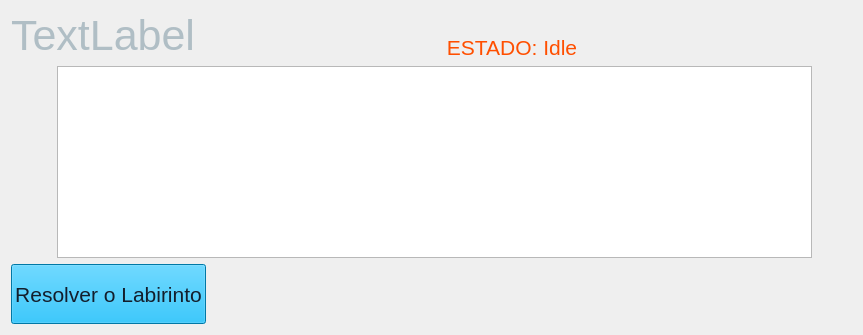
            <widget class="QWidget" name="pgLabViewProccess">
             <layout class="QGridLayout" name="gridLayout_8">
              <item row="1" column="3">
               <widget class="QLabel" name="lblStatus">
                <property name="palette">
                 <palette>
                  <active>
                   <colorrole role="WindowText">
                    <brush brushstyle="SolidPattern">
                     <color alpha="255">
                      <red>255</red>
                      <green>79</green>
                      <blue>0</blue>
                     </color>
                    </brush>
                   </colorrole>
                   <colorrole role="Text">
                    <brush brushstyle="SolidPattern">
                     <color alpha="255">
                      <red>255</red>
                      <green>79</green>
                      <blue>0</blue>
                     </color>
                    </brush>
                   </colorrole>
                   <colorrole role="BrightText">
                    <brush brushstyle="SolidPattern">
                     <color alpha="255">
                      <red>253</red>
                      <green>78</green>
                      <blue>0</blue>
                     </color>
                    </brush>
                   </colorrole>
                  </active>
                  <inactive>
                   <colorrole role="WindowText">
                    <brush brushstyle="SolidPattern">
                     <color alpha="255">
                      <red>255</red>
                      <green>79</green>
                      <blue>0</blue>
                     </color>
                    </brush>
                   </colorrole>
                   <colorrole role="Text">
                    <brush brushstyle="SolidPattern">
                     <color alpha="255">
                      <red>255</red>
                      <green>79</green>
                      <blue>0</blue>
                     </color>
                    </brush>
                   </colorrole>
                   <colorrole role="BrightText">
                    <brush brushstyle="SolidPattern">
                     <color alpha="255">
                      <red>253</red>
                      <green>78</green>
                      <blue>0</blue>
                     </color>
                    </brush>
                   </colorrole>
                  </inactive>
                  <disabled>
                   <colorrole role="BrightText">
                    <brush brushstyle="SolidPattern">
                     <color alpha="255">
                      <red>253</red>
                      <green>78</green>
                      <blue>0</blue>
                     </color>
                    </brush>
                   </colorrole>
                  </disabled>
                 </palette>
                </property>
                <property name="font">
                 <font>
                  <pointsize>16</pointsize>
                 </font>
                </property>
                <property name="text">
                 <string>ESTADO: Idle</string>
                </property>
                <property name="alignment">
                 <set>Qt::AlignmentFlag::AlignCenter</set>
                </property>
               </widget>
              </item>
              <item row="2" column="4">
               <spacer name="horizontalSpacer_5">
                <property name="orientation">
                 <enum>Qt::Orientation::Horizontal</enum>
                </property>
                <property name="sizeType">
                 <enum>QSizePolicy::Policy::Fixed</enum>
                </property>
                <property name="sizeHint" stdset="0">
                 <size>
                  <width>40</width>
                  <height>20</height>
                 </size>
                </property>
               </spacer>
              </item>
              <item row="3" column="3">
               <spacer name="horizontalSpacer_4">
                <property name="orientation">
                 <enum>Qt::Orientation::Horizontal</enum>
                </property>
                <property name="sizeType">
                 <enum>QSizePolicy::Policy::Minimum</enum>
                </property>
                <property name="sizeHint" stdset="0">
                 <size>
                  <width>600</width>
                  <height>20</height>
                 </size>
                </property>
               </spacer>
              </item>
              <item row="2" column="1" colspan="3">
               <widget class="mazeView" name="graphicsView"/>
              </item>
              <item row="2" column="0">
               <spacer name="horizontalSpacer_7">
                <property name="orientation">
                 <enum>Qt::Orientation::Horizontal</enum>
                </property>
                <property name="sizeType">
                 <enum>QSizePolicy::Policy::Fixed</enum>
                </property>
                <property name="sizeHint" stdset="0">
                 <size>
                  <width>40</width>
                  <height>20</height>
                 </size>
                </property>
               </spacer>
              </item>
              <item row="3" column="0" colspan="3">
               <widget class="QPushButton" name="btnSolveMaze">
                <property name="sizePolicy">
                 <sizepolicy hsizetype="MinimumExpanding" vsizetype="Fixed">
                  <horstretch>0</horstretch>
                  <verstretch>0</verstretch>
                 </sizepolicy>
                </property>
                <property name="minimumSize">
                 <size>
                  <width>0</width>
                  <height>60</height>
                 </size>
                </property>
                <property name="maximumSize">
                 <size>
                  <width>400</width>
                  <height>60</height>
                 </size>
                </property>
                <property name="palette">
                 <palette>
                  <active>
                   <colorrole role="WindowText">
                    <brush brushstyle="SolidPattern">
                     <color alpha="255">
                      <red>0</red>
                      <green>0</green>
                      <blue>0</blue>
                     </color>
                    </brush>
                   </colorrole>
                   <colorrole role="Button">
                    <brush brushstyle="SolidPattern">
                     <color alpha="255">
                      <red>0</red>
                      <green>168</green>
                      <blue>232</blue>
                     </color>
                    </brush>
                   </colorrole>
                   <colorrole role="Light">
                    <brush brushstyle="SolidPattern">
                     <color alpha="255">
                      <red>93</red>
                      <green>210</green>
                      <blue>255</blue>
                     </color>
                    </brush>
                   </colorrole>
                   <colorrole role="Midlight">
                    <brush brushstyle="SolidPattern">
                     <color alpha="255">
                      <red>46</red>
                      <green>189</green>
                      <blue>243</blue>
                     </color>
                    </brush>
                   </colorrole>
                   <colorrole role="Dark">
                    <brush brushstyle="SolidPattern">
                     <color alpha="255">
                      <red>0</red>
                      <green>84</green>
                      <blue>116</blue>
                     </color>
                    </brush>
                   </colorrole>
                   <colorrole role="Mid">
                    <brush brushstyle="SolidPattern">
                     <color alpha="255">
                      <red>0</red>
                      <green>112</green>
                      <blue>155</blue>
                     </color>
                    </brush>
                   </colorrole>
                   <colorrole role="Text">
                    <brush brushstyle="SolidPattern">
                     <color alpha="255">
                      <red>0</red>
                      <green>0</green>
                      <blue>0</blue>
                     </color>
                    </brush>
                   </colorrole>
                   <colorrole role="BrightText">
                    <brush brushstyle="SolidPattern">
                     <color alpha="255">
                      <red>255</red>
                      <green>255</green>
                      <blue>255</blue>
                     </color>
                    </brush>
                   </colorrole>
                   <colorrole role="ButtonText">
                    <brush brushstyle="SolidPattern">
                     <color alpha="255">
                      <red>19</red>
                      <green>30</green>
                      <blue>44</blue>
                     </color>
                    </brush>
                   </colorrole>
                   <colorrole role="Base">
                    <brush brushstyle="SolidPattern">
                     <color alpha="255">
                      <red>255</red>
                      <green>255</green>
                      <blue>255</blue>
                     </color>
                    </brush>
                   </colorrole>
                   <colorrole role="Window">
                    <brush brushstyle="SolidPattern">
                     <color alpha="255">
                      <red>0</red>
                      <green>168</green>
                      <blue>232</blue>
                     </color>
                    </brush>
                   </colorrole>
                   <colorrole role="Shadow">
                    <brush brushstyle="SolidPattern">
                     <color alpha="255">
                      <red>0</red>
                      <green>0</green>
                      <blue>0</blue>
                     </color>
                    </brush>
                   </colorrole>
                   <colorrole role="AlternateBase">
                    <brush brushstyle="SolidPattern">
                     <color alpha="255">
                      <red>127</red>
                      <green>211</green>
                      <blue>243</blue>
                     </color>
                    </brush>
                   </colorrole>
                   <colorrole role="ToolTipBase">
                    <brush brushstyle="SolidPattern">
                     <color alpha="255">
                      <red>255</red>
                      <green>255</green>
                      <blue>220</blue>
                     </color>
                    </brush>
                   </colorrole>
                   <colorrole role="ToolTipText">
                    <brush brushstyle="SolidPattern">
                     <color alpha="255">
                      <red>0</red>
                      <green>0</green>
                      <blue>0</blue>
                     </color>
                    </brush>
                   </colorrole>
                   <colorrole role="PlaceholderText">
                    <brush brushstyle="SolidPattern">
                     <color alpha="127">
                      <red>0</red>
                      <green>0</green>
                      <blue>0</blue>
                     </color>
                    </brush>
                   </colorrole>
                   <colorrole role="Accent">
                    <brush brushstyle="SolidPattern">
                     <color alpha="255">
                      <red>255</red>
                      <green>255</green>
                      <blue>255</blue>
                     </color>
                    </brush>
                   </colorrole>
                  </active>
                  <inactive>
                   <colorrole role="WindowText">
                    <brush brushstyle="SolidPattern">
                     <color alpha="255">
                      <red>0</red>
                      <green>0</green>
                      <blue>0</blue>
                     </color>
                    </brush>
                   </colorrole>
                   <colorrole role="Button">
                    <brush brushstyle="SolidPattern">
                     <color alpha="255">
                      <red>0</red>
                      <green>168</green>
                      <blue>232</blue>
                     </color>
                    </brush>
                   </colorrole>
                   <colorrole role="Light">
                    <brush brushstyle="SolidPattern">
                     <color alpha="255">
                      <red>93</red>
                      <green>210</green>
                      <blue>255</blue>
                     </color>
                    </brush>
                   </colorrole>
                   <colorrole role="Midlight">
                    <brush brushstyle="SolidPattern">
                     <color alpha="255">
                      <red>46</red>
                      <green>189</green>
                      <blue>243</blue>
                     </color>
                    </brush>
                   </colorrole>
                   <colorrole role="Dark">
                    <brush brushstyle="SolidPattern">
                     <color alpha="255">
                      <red>0</red>
                      <green>84</green>
                      <blue>116</blue>
                     </color>
                    </brush>
                   </colorrole>
                   <colorrole role="Mid">
                    <brush brushstyle="SolidPattern">
                     <color alpha="255">
                      <red>0</red>
                      <green>112</green>
                      <blue>155</blue>
                     </color>
                    </brush>
                   </colorrole>
                   <colorrole role="Text">
                    <brush brushstyle="SolidPattern">
                     <color alpha="255">
                      <red>0</red>
                      <green>0</green>
                      <blue>0</blue>
                     </color>
                    </brush>
                   </colorrole>
                   <colorrole role="BrightText">
                    <brush brushstyle="SolidPattern">
                     <color alpha="255">
                      <red>255</red>
                      <green>255</green>
                      <blue>255</blue>
                     </color>
                    </brush>
                   </colorrole>
                   <colorrole role="ButtonText">
                    <brush brushstyle="SolidPattern">
                     <color alpha="255">
                      <red>19</red>
                      <green>30</green>
                      <blue>44</blue>
                     </color>
                    </brush>
                   </colorrole>
                   <colorrole role="Base">
                    <brush brushstyle="SolidPattern">
                     <color alpha="255">
                      <red>255</red>
                      <green>255</green>
                      <blue>255</blue>
                     </color>
                    </brush>
                   </colorrole>
                   <colorrole role="Window">
                    <brush brushstyle="SolidPattern">
                     <color alpha="255">
                      <red>0</red>
                      <green>168</green>
                      <blue>232</blue>
                     </color>
                    </brush>
                   </colorrole>
                   <colorrole role="Shadow">
                    <brush brushstyle="SolidPattern">
                     <color alpha="255">
                      <red>0</red>
                      <green>0</green>
                      <blue>0</blue>
                     </color>
                    </brush>
                   </colorrole>
                   <colorrole role="AlternateBase">
                    <brush brushstyle="SolidPattern">
                     <color alpha="255">
                      <red>127</red>
                      <green>211</green>
                      <blue>243</blue>
                     </color>
                    </brush>
                   </colorrole>
                   <colorrole role="ToolTipBase">
                    <brush brushstyle="SolidPattern">
                     <color alpha="255">
                      <red>255</red>
                      <green>255</green>
                      <blue>220</blue>
                     </color>
                    </brush>
                   </colorrole>
                   <colorrole role="ToolTipText">
                    <brush brushstyle="SolidPattern">
                     <color alpha="255">
                      <red>0</red>
                      <green>0</green>
                      <blue>0</blue>
                     </color>
                    </brush>
                   </colorrole>
                   <colorrole role="PlaceholderText">
                    <brush brushstyle="SolidPattern">
                     <color alpha="127">
                      <red>0</red>
                      <green>0</green>
                      <blue>0</blue>
                     </color>
                    </brush>
                   </colorrole>
                   <colorrole role="Accent">
                    <brush brushstyle="SolidPattern">
                     <color alpha="255">
                      <red>255</red>
                      <green>255</green>
                      <blue>255</blue>
                     </color>
                    </brush>
                   </colorrole>
                  </inactive>
                  <disabled>
                   <colorrole role="WindowText">
                    <brush brushstyle="SolidPattern">
                     <color alpha="255">
                      <red>0</red>
                      <green>84</green>
                      <blue>116</blue>
                     </color>
                    </brush>
                   </colorrole>
                   <colorrole role="Button">
                    <brush brushstyle="SolidPattern">
                     <color alpha="255">
                      <red>0</red>
                      <green>168</green>
                      <blue>232</blue>
                     </color>
                    </brush>
                   </colorrole>
                   <colorrole role="Light">
                    <brush brushstyle="SolidPattern">
                     <color alpha="255">
                      <red>93</red>
                      <green>210</green>
                      <blue>255</blue>
                     </color>
                    </brush>
                   </colorrole>
                   <colorrole role="Midlight">
                    <brush brushstyle="SolidPattern">
                     <color alpha="255">
                      <red>46</red>
                      <green>189</green>
                      <blue>243</blue>
                     </color>
                    </brush>
                   </colorrole>
                   <colorrole role="Dark">
                    <brush brushstyle="SolidPattern">
                     <color alpha="255">
                      <red>0</red>
                      <green>84</green>
                      <blue>116</blue>
                     </color>
                    </brush>
                   </colorrole>
                   <colorrole role="Mid">
                    <brush brushstyle="SolidPattern">
                     <color alpha="255">
                      <red>0</red>
                      <green>112</green>
                      <blue>155</blue>
                     </color>
                    </brush>
                   </colorrole>
                   <colorrole role="Text">
                    <brush brushstyle="SolidPattern">
                     <color alpha="255">
                      <red>0</red>
                      <green>84</green>
                      <blue>116</blue>
                     </color>
                    </brush>
                   </colorrole>
                   <colorrole role="BrightText">
                    <brush brushstyle="SolidPattern">
                     <color alpha="255">
                      <red>255</red>
                      <green>255</green>
                      <blue>255</blue>
                     </color>
                    </brush>
                   </colorrole>
                   <colorrole role="ButtonText">
                    <brush brushstyle="SolidPattern">
                     <color alpha="255">
                      <red>0</red>
                      <green>84</green>
                      <blue>116</blue>
                     </color>
                    </brush>
                   </colorrole>
                   <colorrole role="Base">
                    <brush brushstyle="SolidPattern">
                     <color alpha="255">
                      <red>0</red>
                      <green>168</green>
                      <blue>232</blue>
                     </color>
                    </brush>
                   </colorrole>
                   <colorrole role="Window">
                    <brush brushstyle="SolidPattern">
                     <color alpha="255">
                      <red>0</red>
                      <green>168</green>
                      <blue>232</blue>
                     </color>
                    </brush>
                   </colorrole>
                   <colorrole role="Shadow">
                    <brush brushstyle="SolidPattern">
                     <color alpha="255">
                      <red>0</red>
                      <green>0</green>
                      <blue>0</blue>
                     </color>
                    </brush>
                   </colorrole>
                   <colorrole role="AlternateBase">
                    <brush brushstyle="SolidPattern">
                     <color alpha="255">
                      <red>0</red>
                      <green>168</green>
                      <blue>232</blue>
                     </color>
                    </brush>
                   </colorrole>
                   <colorrole role="ToolTipBase">
                    <brush brushstyle="SolidPattern">
                     <color alpha="255">
                      <red>255</red>
                      <green>255</green>
                      <blue>220</blue>
                     </color>
                    </brush>
                   </colorrole>
                   <colorrole role="ToolTipText">
                    <brush brushstyle="SolidPattern">
                     <color alpha="255">
                      <red>0</red>
                      <green>0</green>
                      <blue>0</blue>
                     </color>
                    </brush>
                   </colorrole>
                   <colorrole role="PlaceholderText">
                    <brush brushstyle="SolidPattern">
                     <color alpha="127">
                      <red>0</red>
                      <green>84</green>
                      <blue>116</blue>
                     </color>
                    </brush>
                   </colorrole>
                   <colorrole role="Accent">
                    <brush brushstyle="SolidPattern">
                     <color alpha="255">
                      <red>47</red>
                      <green>198</green>
                      <blue>255</blue>
                     </color>
                    </brush>
                   </colorrole>
                  </disabled>
                 </palette>
                </property>
                <property name="font">
                 <font>
                  <pointsize>16</pointsize>
                 </font>
                </property>
                <property name="text">
                 <string>Resolver o Labirinto</string>
                </property>
               </widget>
              </item>
              <item row="0" column="0" rowspan="2" colspan="3">
               <layout class="QHBoxLayout" name="horizontalLayout_5">
                <item>
                 <widget class="QLabel" name="lblMazeName">
                  <property name="palette">
                   <palette>
                    <active>
                     <colorrole role="WindowText">
                      <brush brushstyle="SolidPattern">
                       <color alpha="255">
                        <red>176</red>
                        <green>190</green>
                        <blue>197</blue>
                       </color>
                      </brush>
                     </colorrole>
                    </active>
                    <inactive>
                     <colorrole role="WindowText">
                      <brush brushstyle="SolidPattern">
                       <color alpha="255">
                        <red>176</red>
                        <green>190</green>
                        <blue>197</blue>
                       </color>
                      </brush>
                     </colorrole>
                    </inactive>
                    <disabled/>
                   </palette>
                  </property>
                  <property name="font">
                   <font>
                    <pointsize>32</pointsize>
                   </font>
                  </property>
                  <property name="text">
                   <string>TextLabel</string>
                  </property>
                 </widget>
                </item>
               </layout>
              </item>
             </layout>
            </widget>
